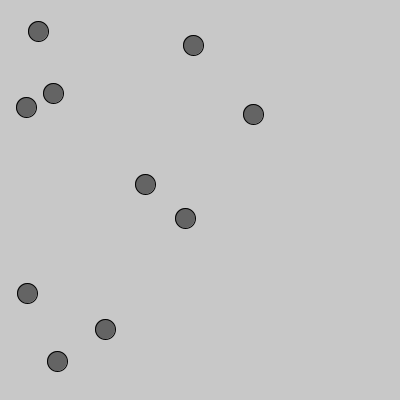
Frame 1 (no input)
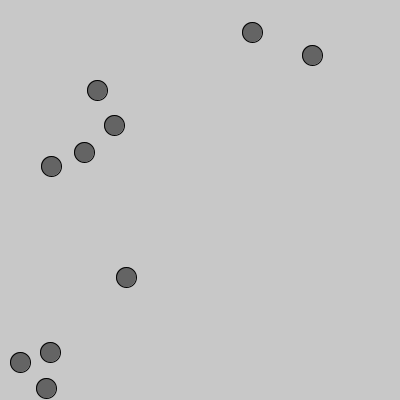
Frame 60 (the mouse pressed at the canvas centre just before this capture)
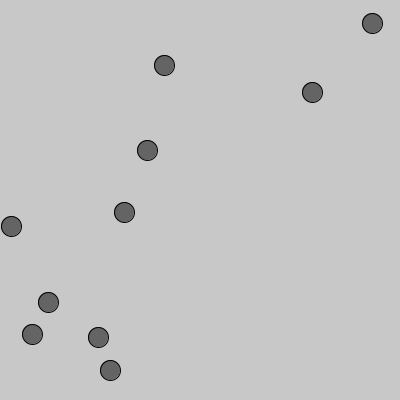
Frame 120 (the mouse held since frame 60 and released just before this capture)

The Processing sketch that drew these frames (run headless with seeded random() and noise(); from frame 60 on, the mouse is pressed at the canvas centre):

// Processing sketch: conocimiento_mutuo_todopoderoso
// ── conocimiento_mutuo_todopoderoso.pde
SerTodoPoderoso serTodoPoderoso;

void setup(){
  size(400, 400);
  serTodoPoderoso = new SerTodoPoderoso(10);
}

void draw(){
  background(200);
  serTodoPoderoso.dibujar();
}

// ── Jugador.pde
class Jugador {

  int posX;
  int posY;
  int tam = 20;
  color miColor;
  int dir;
  boolean movimiento = true;

  Jugador() {
    posX = round(random(tam, width - tam));
    posY = round(random(tam, height - tam));
    dir = floor(random(0, 4));
    miColor = color(100);
  }

  void dibujar() {
    fill(miColor);
    ellipse(posX, posY, tam, tam);
    calcularPosicion();
  }


  void arrancarOParar() {
    if(movimiento){
      miColor = color(255, 0, 0);
      movimiento = false;
    }else{
      miColor = color(100);
      movimiento = true;
    }
  }

  void calcularPosicion() {
    if (movimiento) {
      if (dir == 0) {
        posX++;
        posY++;
        if (posX+tam/2>width) {
          dir = 1;
        }else if(posY+tam/2>height){
          dir = 3;
        }
      } else if (dir == 1) {
        posX--;
        posY++;
        if (posX-tam/2<0) {
          dir = 0;
        }else if (posY+tam/2>height){
          dir = 2;
        }
      } else if (dir == 2) {
        posX--;
        posY--;
        if (posX-tam/2<0) {
          dir = 3;
        }else if(posY-tam/2<0){
          dir = 1;
        }
      } else if (dir == 3) {
        posX++;
        posY--;
        if (posX+tam/2>width) {
          dir = 2;
        }else if (posY-tam/2<0){
          dir = 0;
        }
      }
    }
  }
  
  void cambiarDireccion(){
    if(dir == 0){
      dir = 1;
    }else if(dir == 1){
      dir = 0;
    }else if(dir == 2){
      dir = 3;
    }else if(dir == 3){
      dir = 2;
    }
  }
}

// ── SerTodoPoderoso.pde
class SerTodoPoderoso {
  int cant;
  Jugador [] jugadores;

  SerTodoPoderoso(int cantJugadores) {
    cant = cantJugadores;
    jugadores = new Jugador [cant];
    
    for (int i = 0; i < cant; i++) {
      jugadores[i] = new Jugador();
    }
  }

  void dibujar() {
    for (int i = 0; i < cant; i++) {
      jugadores[i].dibujar();
    }
    calcularColisionesYCambiarDireccion();
  }
  
  void calcularColisionesYCambiarDireccion(){
    for (int i = 0; i < cant; i++) {
      Jugador jugadorAComparar = jugadores[i];
      
      for (int j = 0; j < cant; j++) {
        if(i != j && estanChocandoEntre(jugadorAComparar, jugadores[j])){
          //jugadorAComparar.cambiarDireccion();
          jugadores[j].cambiarDireccion();
          println("CHOCAN!");
        }
      }
    }
  }
  
  boolean estanChocandoEntre(Jugador jugador1, Jugador jugador2){
    //stroke(100,50);
    //line(jugador1.posX, jugador1.posY, jugador2.posX, jugador2.posY);
    return dist(jugador1.posX, jugador1.posY, jugador2.posX, jugador2.posY) < (jugador1.tam);
  }

}
